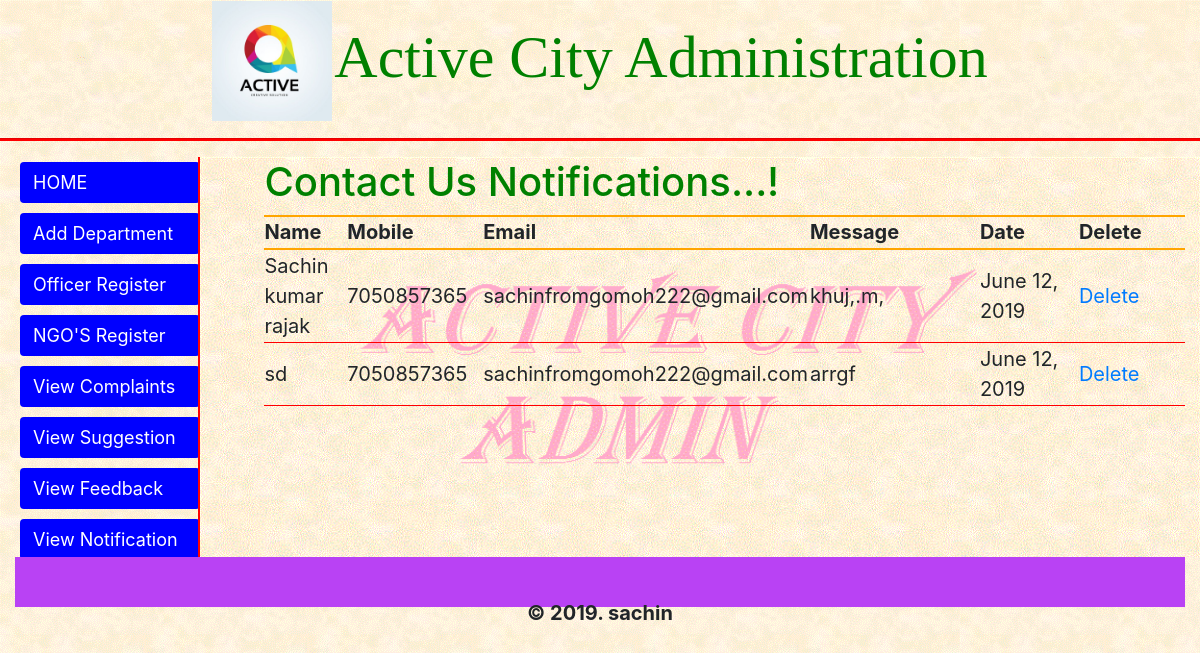
Page /Ac_Admin/notification_list/ (signed in) on the committed database.
### Ac_Admin/models.py (models this page shows)
class Contact_Us(models.Model):
    name = models.CharField(primary_key=True,max_length=50)
    email = models.EmailField(max_length=100)
    mobile = models.CharField(max_length=15)
    message = models.TextField()
    date = models.DateField(auto_now_add=True)

### Ac_Admin/views.py (the view)
# urls.py: path('notification_list/',views.notification_list,name='notification_list'),
def notification_list(request):
    try:
        username = request.session['username']
        qs = Contact_Us.objects.all()
        return render(request,'ac_admin/contact_us_list.html',{'list':qs})
    except KeyError:
        return redirect('admin_login')

### templates/ac_admin/contact_us_list.html (shortened to what this page needs)
<!DOCTYPE html>
{% extends 'ac_admin/admin_index.html' %}
{% load staticfiles %}
            {% block body %}
                <table class="sugg-table">
                    <tr><th colspan="6"><h1>Contact Us Notifications...!</h1></th></tr>
                    <tr>
                        <th width="100">Name</th>
                        <th width="150">Mobile</th>
                        <th width="250">Email</th>
                        <th width="250">Message</th>
                        <th width="150">Date</th>
                        <th width="150">Delete</th>
                    </tr>
                    {% for obj in list %}
                        <tr>
                            <td>{{ obj.name }}</td>
                            <td>{{ obj.mobile }}</td>
                            <td>{{ obj.email }}</td>
                            <td>{{ obj.message }}</td>
                            <td>{{ obj.date }}</td>
                            <td><a href="{% url 'delete_notification' %}?id={{ obj.email }}">Delete</a></td>
                        </tr>
                    {% endfor %}
                </table>
            {% endblock %}

### rows in the picture
Contact_Us: name "Sachin kumar rajak", mobile "7050857365", email "sachinfromgomoh222@gmail.com", message "khuj,.m,", date "June 12, 2019"
Contact_Us: name "sd", mobile "7050857365", email "sachinfromgomoh222@gmail.com", message "arrgf", date "June 12, 2019"
